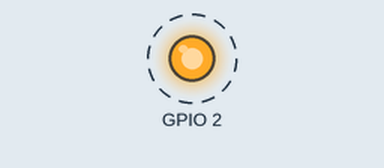
This program was run on a simulated ESP32. Shown: output pins drawn as LEDs (lit = HIGH). Dashed ring = blinking. WiFi joins after 1.5 s; servers stay silent unless stated.

Above: at 2.0 s.
Timing chart, 0 to 6.1 s (numbered marks = the images above):
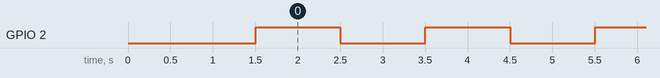

The program:

main.cpp
```cpp
#include <Arduino.h>
#include <ArduinoOTA.h>
#include <WiFi.h>

void setup() {
  WiFi.begin("Katam raju", "123321123");
  while (WiFi.status() != WL_CONNECTED) {
    delay(500);
  }
  ArduinoOTA.begin();
  pinMode(2, OUTPUT);
}

void loop() {
  ArduinoOTA.handle();

  digitalWrite(2, HIGH);
  delay(1000);
  digitalWrite(2, LOW);
  delay(1000);
}
```

Measured:
- by itself, GPIO 2: alternates HIGH for 1.0 s and LOW for 1.0 s
